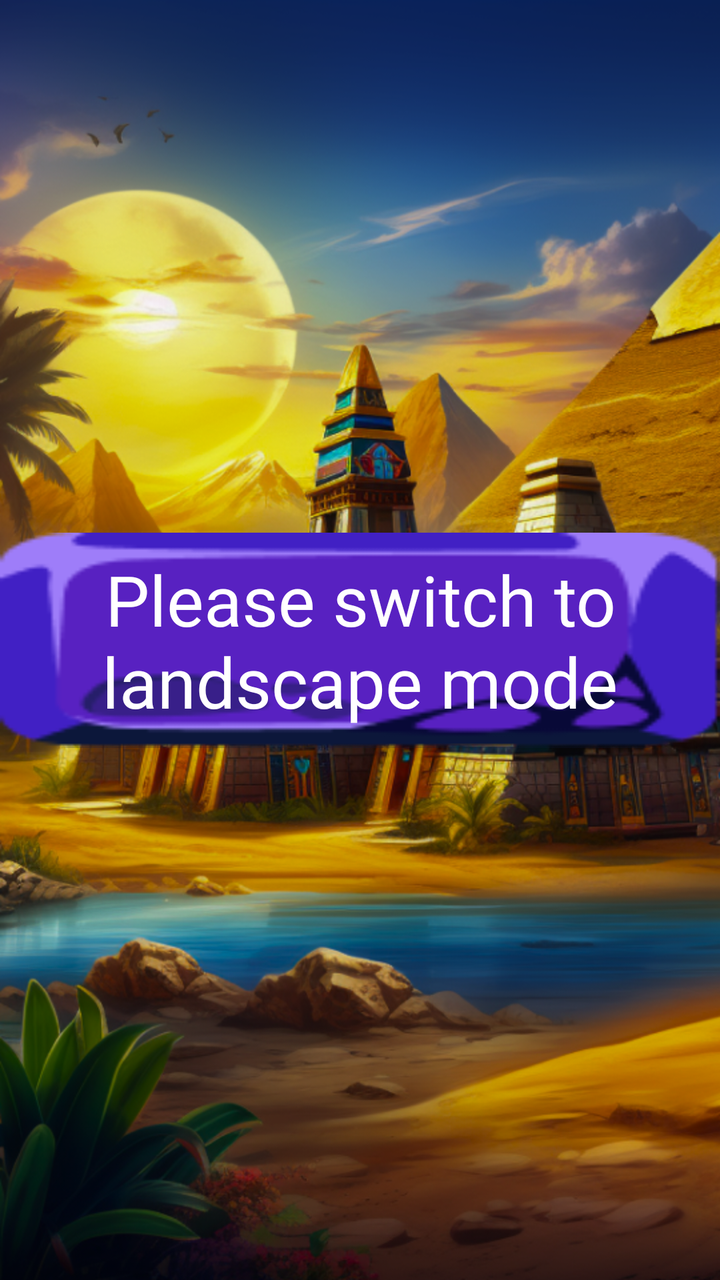
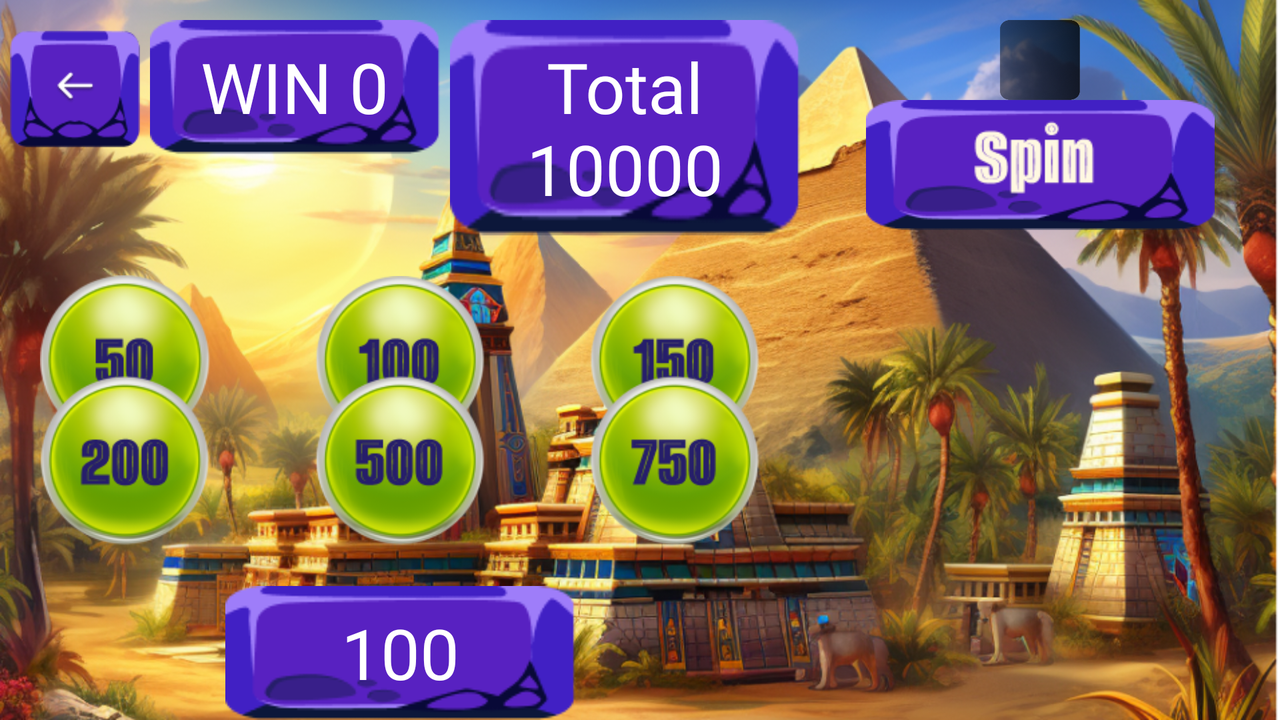

Compare how this app lays out the same screen by default and in its alternative resource folder. The renders come first, then the two layout files and the values they reference.
<!-- AndroidManifest.xml: application theme Theme.PyramideLuck -->
<!-- res/layout/fragment_game_fife.xml -->
<?xml version="1.0" encoding="utf-8"?>
<androidx.constraintlayout.widget.ConstraintLayout xmlns:android="http://schemas.android.com/apk/res/android"
    xmlns:app="http://schemas.android.com/apk/res-auto"
    xmlns:tools="http://schemas.android.com/tools"
    android:layout_width="match_parent"
    android:layout_height="match_parent"
    android:background="@drawable/background"
    tools:context=".ui.main.scene.games.GameFifeFragment">

    <TextView
        android:id="@+id/text_landscape"
        android:layout_width="wrap_content"
        android:layout_height="wrap_content"
        android:background="@drawable/text_background_three_game"
        android:fontFamily="@font/alumni_sans_inline_one"
        android:padding="@dimen/dp10"
        android:text="@string/title_landscape"
        android:textAlignment="center"
        android:textColor="@color/white"
        android:textSize="@dimen/size_textDescription"
        app:layout_constraintBottom_toBottomOf="parent"
        app:layout_constraintEnd_toEndOf="parent"
        app:layout_constraintStart_toStartOf="parent"
        app:layout_constraintTop_toTopOf="parent" />

</androidx.constraintlayout.widget.ConstraintLayout>
<!-- resources referenced by this layout -->
<resources>
  <color name="white">#FFFFFFFF</color>
  <dimen name="dp10">10dp</dimen>
  <dimen name="size_textDescription">35sp</dimen>
  <!-- drawable background: png bitmap (drawable, 786998 bytes) -->
  <!-- drawable text_background_three_game: png bitmap (drawable, 3734 bytes) -->
  <string name="title_landscape">Please switch to landscape mode</string>
  <style name="Theme.PyramideLuck" parent="Theme.MaterialComponents.DayNight.NoActionBar">
          
          <item name="colorPrimary">@color/purple_500</item>
          <item name="colorPrimaryVariant">@color/purple_700</item>
          <item name="colorOnPrimary">@color/white</item>
          
          <item name="colorSecondary">@color/teal_200</item>
          <item name="colorSecondaryVariant">@color/teal_700</item>
          <item name="colorOnSecondary">@color/black</item>
          
          <item name="android:statusBarColor">?attr/colorPrimaryVariant</item>
          
          <item name="android:windowNoTitle">true</item>
          <item name="android:windowFullscreen">true</item>
      </style>
  <color name="purple_500">#FF6200EE</color>
  <color name="purple_700">#FF3700B3</color>
  <color name="teal_200">#FF03DAC5</color>
  <color name="teal_700">#FF018786</color>
  <color name="black">#FF000000</color>
</resources>
<!-- res/layout-land/fragment_game_fife.xml (the repository's variant of the layout above) -->
<!-- drawn on the phone turned sideways -->
<?xml version="1.0" encoding="utf-8"?>
<androidx.constraintlayout.widget.ConstraintLayout xmlns:android="http://schemas.android.com/apk/res/android"
    xmlns:app="http://schemas.android.com/apk/res-auto"
    xmlns:tools="http://schemas.android.com/tools"
    android:layout_width="match_parent"
    android:layout_height="match_parent"
    android:background="@drawable/background_land"
    tools:context=".ui.main.scene.games.GameFifeFragment">

    <androidx.constraintlayout.widget.ConstraintLayout
        android:id="@+id/status_game"
        android:layout_width="wrap_content"
        android:layout_height="0dp"
        app:layout_constraintStart_toStartOf="parent"
        app:layout_constraintTop_toTopOf="parent">

        <ImageView
            android:id="@+id/btn_back"
            android:layout_width="@dimen/dp65"
            android:layout_height="0dp"
            android:layout_marginStart="5dp"
            android:clickable="true"
            android:contentDescription="@string/btn_back"
            android:focusable="true"
            android:src="@drawable/btn_back_second"
            app:layout_constraintStart_toStartOf="parent"
            app:layout_constraintTop_toTopOf="parent"
            tools:ignore="ImageContrastCheck" />

        <TextView
            android:id="@+id/text_win"
            android:layout_width="@dimen/dp145"
            android:layout_height="0dp"
            android:layout_marginStart="5dp"
            android:layout_marginTop="10dp"
            android:background="@drawable/text_background_three_game"
            android:fontFamily="@font/alumni_sans_inline_one"
            android:padding="@dimen/dp10"
            android:text="@string/title_win"
            android:textAlignment="center"
            android:textColor="@color/white"
            android:textSize="@dimen/size_textDescription"
            app:layout_constraintStart_toEndOf="@+id/btn_back"
            app:layout_constraintTop_toTopOf="parent" />

        <TextView
            android:id="@+id/text_total"
            android:layout_width="@dimen/dp175"
            android:layout_height="0dp"
            android:layout_marginStart="5dp"
            android:layout_marginTop="10dp"
            android:background="@drawable/text_background_three_game"
            android:fontFamily="@font/alumni_sans_inline_one"
            android:padding="@dimen/dp10"
            android:text="@string/title_total"
            android:textAlignment="center"
            android:textColor="@color/white"
            android:textSize="@dimen/size_textDescription"
            app:layout_constraintEnd_toEndOf="parent"
            app:layout_constraintStart_toEndOf="@+id/text_win"
            app:layout_constraintTop_toTopOf="parent" />

    </androidx.constraintlayout.widget.ConstraintLayout>

    <androidx.constraintlayout.widget.ConstraintLayout
        android:id="@+id/button_bid"
        android:layout_width="0dp"
        android:layout_height="0dp"
        app:layout_constraintBottom_toTopOf="@+id/text_bid"
        app:layout_constraintEnd_toStartOf="@+id/scene_game"
        app:layout_constraintStart_toStartOf="parent"
        app:layout_constraintTop_toBottomOf="@+id/status_game">

        <ImageView
            android:id="@+id/button_bid_first"
            android:layout_width="@dimen/dp85"
            android:layout_height="@dimen/dp85"
            android:layout_centerHorizontal="true"
            android:layout_margin="@dimen/dp20"
            android:clickable="true"
            android:contentDescription="@string/btn_bid"
            android:focusable="true"
            android:src="@drawable/btn_bid_first"
            app:layout_constraintStart_toStartOf="parent"
            app:layout_constraintTop_toTopOf="parent" />

        <ImageView
            android:id="@+id/button_bid_second"
            android:layout_width="@dimen/dp85"
            android:layout_height="@dimen/dp85"
            android:layout_centerHorizontal="true"
            android:layout_margin="@dimen/dp20"
            android:clickable="true"
            android:contentDescription="@string/btn_bid"
            android:focusable="true"
            android:src="@drawable/btn_bid_second"
            app:layout_constraintEnd_toStartOf="@+id/button_bid_three"
            app:layout_constraintStart_toEndOf="@+id/button_bid_first"
            app:layout_constraintTop_toTopOf="parent" />

        <ImageView
            android:id="@+id/button_bid_three"
            android:layout_width="@dimen/dp85"
            android:layout_height="@dimen/dp85"
            android:layout_centerHorizontal="true"
            android:layout_margin="@dimen/dp20"
            android:clickable="true"
            android:contentDescription="@string/btn_bid"
            android:focusable="true"
            android:src="@drawable/btn_bid_three"
            app:layout_constraintEnd_toEndOf="parent"
            app:layout_constraintTop_toTopOf="parent" />

        <ImageView
            android:id="@+id/button_bid_four"
            android:layout_width="@dimen/dp85"
            android:layout_height="@dimen/dp85"
            android:layout_centerHorizontal="true"
            android:layout_margin="@dimen/dp20"
            android:clickable="true"
            android:contentDescription="@string/btn_bid"
            android:focusable="true"
            android:src="@drawable/btn_bid_four"
            app:layout_constraintBottom_toBottomOf="parent"
            app:layout_constraintStart_toStartOf="parent" />

        <ImageView
            android:id="@+id/button_bid_fife"
            android:layout_width="@dimen/dp85"
            android:layout_height="@dimen/dp85"
            android:layout_centerHorizontal="true"
            android:layout_margin="@dimen/dp20"
            android:clickable="true"
            android:contentDescription="@string/btn_bid"
            android:focusable="true"
            android:src="@drawable/btn_bid_fife"
            app:layout_constraintBottom_toBottomOf="parent"
            app:layout_constraintEnd_toStartOf="@+id/button_bid_six"
            app:layout_constraintStart_toEndOf="@+id/button_bid_four" />

        <ImageView
            android:id="@+id/button_bid_six"
            android:layout_width="@dimen/dp85"
            android:layout_height="@dimen/dp85"
            android:layout_centerHorizontal="true"
            android:layout_margin="@dimen/dp20"
            android:clickable="true"
            android:contentDescription="@string/btn_bid"
            android:focusable="true"
            android:src="@drawable/btn_bid_six"
            app:layout_constraintBottom_toBottomOf="parent"
            app:layout_constraintEnd_toEndOf="parent" />

    </androidx.constraintlayout.widget.ConstraintLayout>

    <androidx.constraintlayout.widget.ConstraintLayout
        android:id="@+id/scene_game"
        android:layout_width="0dp"
        android:layout_height="wrap_content"
        app:layout_constraintEnd_toEndOf="parent"
        app:layout_constraintStart_toEndOf="@+id/status_game"
        app:layout_constraintTop_toTopOf="parent">

        <androidx.recyclerview.widget.RecyclerView
            android:id="@+id/sceneGames"
            android:layout_width="wrap_content"
            android:layout_height="0dp"
            android:layout_gravity="center"
            android:layout_margin="10dp"
            android:background="@drawable/container_fife_game"
            android:orientation="vertical"
            android:padding="@dimen/dp20"
            app:layout_constraintEnd_toEndOf="parent"
            app:layout_constraintStart_toStartOf="parent"
            app:layout_constraintTop_toTopOf="parent" />


    </androidx.constraintlayout.widget.ConstraintLayout>


    <TextView
        android:id="@+id/text_bid"
        android:layout_width="@dimen/dp175"
        android:layout_height="0dp"
        android:background="@drawable/text_background_three_game"
        android:fontFamily="@font/alumni_sans_inline_one"
        android:padding="@dimen/dp10"
        android:text="@string/title_bid"
        android:textAlignment="center"
        android:textColor="@color/white"
        android:textSize="@dimen/size_textDescription"
        app:layout_constraintBottom_toBottomOf="parent"
        app:layout_constraintEnd_toEndOf="@+id/button_bid"
        app:layout_constraintStart_toStartOf="@+id/button_bid" />

    <ImageView
        android:id="@+id/btn_spin"
        android:layout_width="@dimen/dp175"
        android:layout_height="65dp"
        android:clickable="true"
        android:contentDescription="@string/btn_spin"
        android:focusable="true"
        android:src="@drawable/btn_spin_fife_game"
        app:layout_constraintEnd_toEndOf="parent"
        app:layout_constraintStart_toEndOf="@+id/button_bid"
        app:layout_constraintTop_toBottomOf="@+id/scene_game"
        tools:ignore="ImageContrastCheck" />


</androidx.constraintlayout.widget.ConstraintLayout>
<!-- resources referenced by the variant -->
<!-- as the phone turned sideways resolves them -->
<resources>
  <color name="white">#FFFFFFFF</color>
  <dimen name="dp10">10dp</dimen>
  <dimen name="dp145">145dp</dimen>
  <dimen name="dp175">175dp</dimen>
  <dimen name="dp20">20dp</dimen>
  <dimen name="dp65">65dp</dimen>
  <dimen name="dp85">85dp</dimen>
  <dimen name="size_textDescription">35sp</dimen>
  <!-- drawable background_land: png bitmap (drawable, 1003017 bytes) -->
  <!-- drawable btn_back_second: png bitmap (drawable, 3824 bytes) -->
  <!-- drawable btn_bid_fife: png bitmap (drawable, 19057 bytes) -->
  <!-- drawable btn_bid_first: png bitmap (drawable, 18846 bytes) -->
  <!-- drawable btn_bid_four: png bitmap (drawable, 19128 bytes) -->
  <!-- drawable btn_bid_second: png bitmap (drawable, 18985 bytes) -->
  <!-- drawable btn_bid_six: png bitmap (drawable, 19085 bytes) -->
  <!-- drawable btn_bid_three: png bitmap (drawable, 18984 bytes) -->
  <!-- drawable btn_spin_fife_game: png bitmap (drawable, 6131 bytes) -->
  <!-- drawable container_fife_game: png bitmap (drawable, 65952 bytes) -->
  <!-- drawable text_background_three_game: png bitmap (drawable, 3734 bytes) -->
  <string name="btn_back">btn_back</string>
  <string name="btn_bid">btn bid</string>
  <string name="btn_spin">btn_spin</string>
  <string name="title_bid">100</string>
  <string name="title_total">Total 10000</string>
  <string name="title_win">WIN 0</string>
  <style name="Theme.PyramideLuck" parent="Theme.MaterialComponents.DayNight.NoActionBar">
          
          <item name="colorPrimary">@color/purple_500</item>
          <item name="colorPrimaryVariant">@color/purple_700</item>
          <item name="colorOnPrimary">@color/white</item>
          
          <item name="colorSecondary">@color/teal_200</item>
          <item name="colorSecondaryVariant">@color/teal_700</item>
          <item name="colorOnSecondary">@color/black</item>
          
          <item name="android:statusBarColor">?attr/colorPrimaryVariant</item>
          
          <item name="android:windowNoTitle">true</item>
          <item name="android:windowFullscreen">true</item>
      </style>
  <color name="purple_500">#FF6200EE</color>
  <color name="purple_700">#FF3700B3</color>
  <color name="teal_200">#FF03DAC5</color>
  <color name="teal_700">#FF018786</color>
  <color name="black">#FF000000</color>
</resources>
